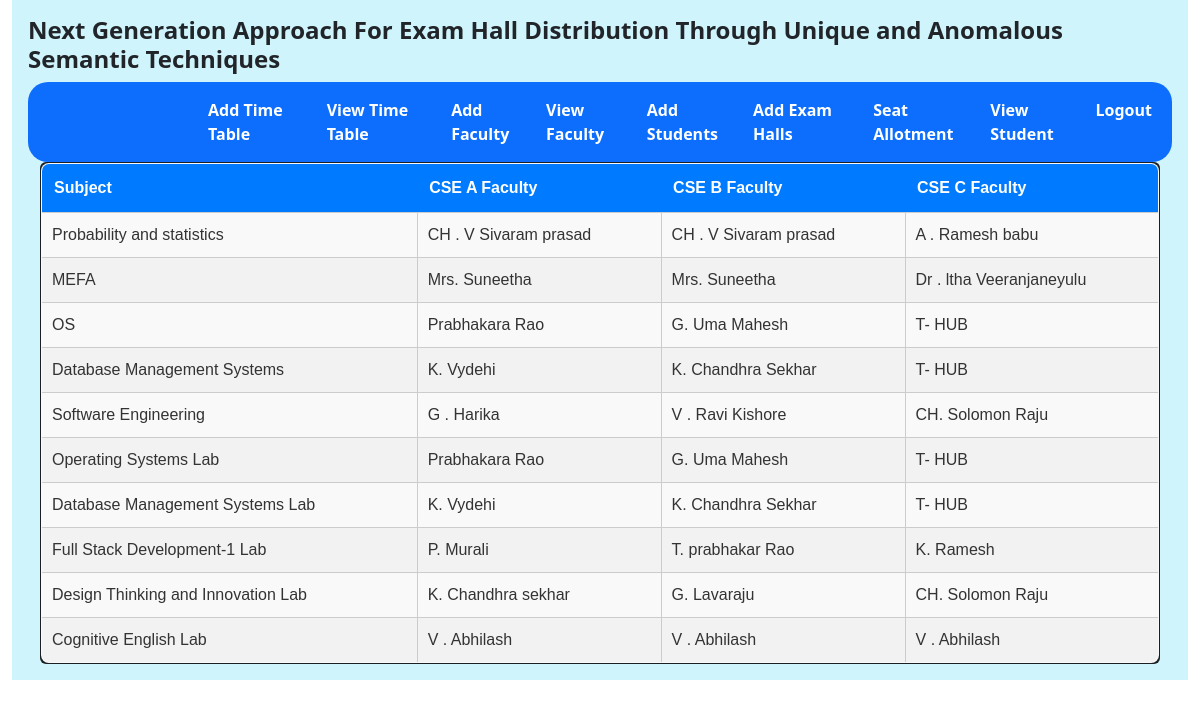
Screenshot of /viewtimetable with the database file from the repository.
### adminapp/models.py (models this page shows, shortened)
class AddTimeTable(models.Model):
    subject = models.CharField(max_length=100)
    iv_cse_a_faculty = models.CharField(max_length=100, verbose_name='CSE A Faculty' ,default="Prabhakara Rao")
    iv_cse_b_faculty = models.CharField(max_length=100, verbose_name='CSE B Faculty',default="Akhila")
    iv_cse_c_faculty = models.CharField(max_length=100, verbose_name='CSE C Faculty',default="SriLatha")
    class Meta:
        db_table = 'AddTimeTable'

### adminapp/views.py (the view)
# urls.py: path('viewtimetable', views.viewtimetable, name="viewtimetable"),
def viewtimetable(request):
    timetable_entries = AddTimeTable.objects.all()
    return render(request, 'viewtimetable.html', {'timetable_entries': timetable_entries})

### templates/viewtimetable.html (shortened to what this page needs)
{% extends "adminhome.html" %}
{% block content %}
<div class="table-responsive">
    <table border="1">
        <thead>
            <tr>
                <th>Subject</th>
                <th>CSE A Faculty</th>
                <th>CSE B Faculty</th>
                <th>CSE C Faculty</th>
            </tr>
        </thead>
        <tbody>
            {% for entry in timetable_entries %}
            <tr>
                <td>{{ entry.subject }}</td>
                <td>{{ entry.iv_cse_a_faculty }}</td>
                <td>{{ entry.iv_cse_b_faculty }}</td>
                <td>{{ entry.iv_cse_c_faculty }}</td>
            </tr>
            {% endfor %}
        </tbody>
    </table>
</div>
{% endblock %}

### templates/viewtimetable.html (style rules this page uses)
table { font-family: Arial, sans-serif; border-collapse: collapse; width: 100%; border-radius: 8px; overflow: hidden; background-color: #f9f9f9; color: #333; }
th { background-color: #007bff; color: white; font-weight: bold; padding: 12px; text-align: left; }
td { border: 1px solid #ccc; padding: 10px; text-align: left; }
tr:nth-child(even) { background-color: #f2f2f2; }

### rows the page displays
AddTimeTable: subject "Probability and statistics", iv_cse_a_faculty "CH . V Sivaram prasad", iv_cse_b_faculty "CH . V Sivaram prasad", iv_cse_c_faculty "A . Ramesh babu"
AddTimeTable: subject "MEFA", iv_cse_a_faculty "Mrs. Suneetha", iv_cse_b_faculty "Mrs. Suneetha", iv_cse_c_faculty "Dr . ltha Veeranjaneyulu"
AddTimeTable: subject "OS", iv_cse_a_faculty "Prabhakara Rao", iv_cse_b_faculty "G. Uma Mahesh", iv_cse_c_faculty "T- HUB"
AddTimeTable: subject "Database Management Systems", iv_cse_a_faculty "K. Vydehi", iv_cse_b_faculty "K. Chandhra Sekhar", iv_cse_c_faculty "T- HUB"
AddTimeTable: subject "Software Engineering", iv_cse_a_faculty "G . Harika", iv_cse_b_faculty "V . Ravi Kishore", iv_cse_c_faculty "CH. Solomon Raju"
AddTimeTable: subject "Operating Systems Lab", iv_cse_a_faculty "Prabhakara Rao", iv_cse_b_faculty "G. Uma Mahesh", iv_cse_c_faculty "T- HUB"
AddTimeTable: subject "Database Management Systems Lab", iv_cse_a_faculty "K. Vydehi", iv_cse_b_faculty "K. Chandhra Sekhar", iv_cse_c_faculty "T- HUB"
AddTimeTable: subject "Full Stack Development-1 Lab", iv_cse_a_faculty "P. Murali", iv_cse_b_faculty "T. prabhakar Rao", iv_cse_c_faculty "K. Ramesh"
AddTimeTable: subject "Design Thinking and Innovation Lab", iv_cse_a_faculty "K. Chandhra sekhar", iv_cse_b_faculty "G. Lavaraju", iv_cse_c_faculty "CH. Solomon Raju"
AddTimeTable: subject "Cognitive English Lab", iv_cse_a_faculty "V . Abhilash", iv_cse_b_faculty "V . Abhilash", iv_cse_c_faculty "V . Abhilash"
